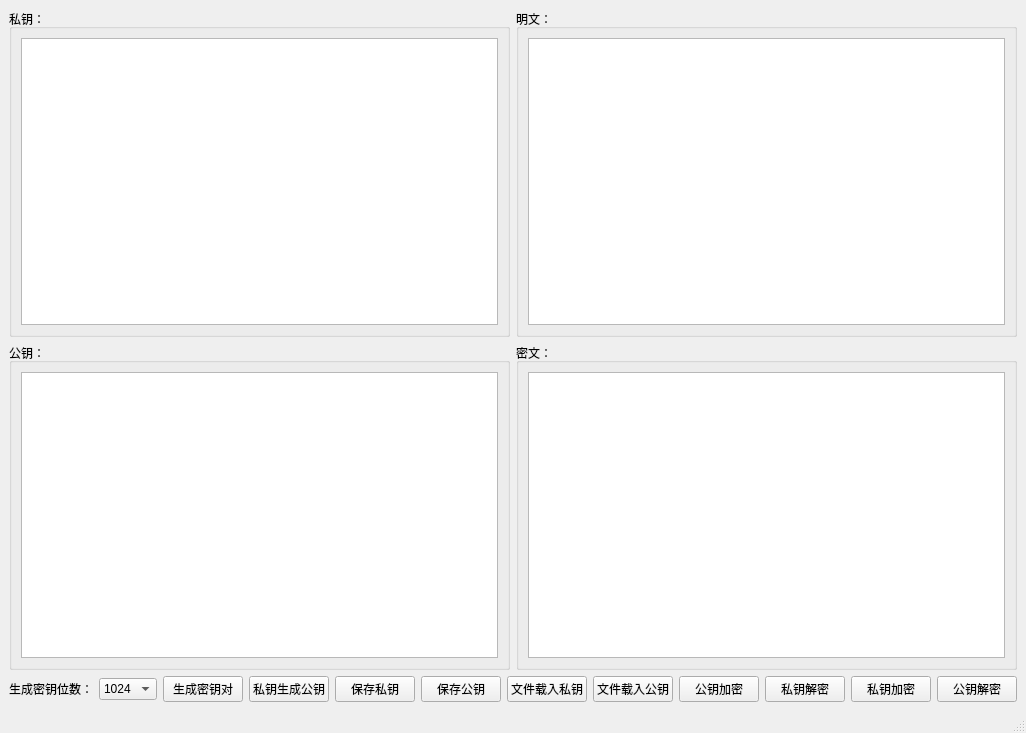
<?xml version="1.0" encoding="UTF-8"?>
<ui version="4.0">
 <class>MainWindow</class>
 <widget class="QMainWindow" name="MainWindow">
  <property name="geometry">
   <rect>
    <x>0</x>
    <y>0</y>
    <width>985</width>
    <height>733</height>
   </rect>
  </property>
  <property name="windowTitle">
   <string>QT RSA工具</string>
  </property>
  <widget class="QWidget" name="centralwidget">
   <layout class="QVBoxLayout" name="verticalLayout_7">
    <item>
     <layout class="QHBoxLayout" name="horizontalLayout_2">
      <item>
       <layout class="QVBoxLayout" name="verticalLayout_3">
        <item>
         <widget class="QGroupBox" name="groupBox_2">
          <property name="title">
           <string>私钥：</string>
          </property>
          <layout class="QVBoxLayout" name="verticalLayout_2">
           <item>
            <widget class="QPlainTextEdit" name="plainTextEdit"/>
           </item>
          </layout>
         </widget>
        </item>
        <item>
         <widget class="QGroupBox" name="groupBox">
          <property name="title">
           <string>公钥：</string>
          </property>
          <layout class="QVBoxLayout" name="verticalLayout">
           <item>
            <widget class="QPlainTextEdit" name="plainTextEdit_2"/>
           </item>
          </layout>
         </widget>
        </item>
       </layout>
      </item>
      <item>
       <layout class="QVBoxLayout" name="verticalLayout_6">
        <item>
         <widget class="QGroupBox" name="groupBox_3">
          <property name="title">
           <string>明文：</string>
          </property>
          <layout class="QVBoxLayout" name="verticalLayout_4">
           <item>
            <widget class="QPlainTextEdit" name="plainTextEdit_3"/>
           </item>
          </layout>
         </widget>
        </item>
        <item>
         <widget class="QGroupBox" name="groupBox_4">
          <property name="title">
           <string>密文：</string>
          </property>
          <layout class="QVBoxLayout" name="verticalLayout_5">
           <item>
            <widget class="QPlainTextEdit" name="plainTextEdit_4"/>
           </item>
          </layout>
         </widget>
        </item>
       </layout>
      </item>
     </layout>
    </item>
    <item>
     <layout class="QHBoxLayout" name="horizontalLayout">
      <item>
       <widget class="QLabel" name="label">
        <property name="text">
         <string>生成密钥位数：</string>
        </property>
       </widget>
      </item>
      <item>
       <widget class="QComboBox" name="comboBox">
        <item>
         <property name="text">
          <string>1024</string>
         </property>
        </item>
        <item>
         <property name="text">
          <string>2048</string>
         </property>
        </item>
        <item>
         <property name="text">
          <string>4096</string>
         </property>
        </item>
       </widget>
      </item>
      <item>
       <widget class="QPushButton" name="pushButton">
        <property name="text">
         <string>生成密钥对</string>
        </property>
       </widget>
      </item>
      <item>
       <widget class="QPushButton" name="pushButton_10">
        <property name="text">
         <string>私钥生成公钥</string>
        </property>
       </widget>
      </item>
      <item>
       <widget class="QPushButton" name="pushButton_2">
        <property name="text">
         <string>保存私钥</string>
        </property>
       </widget>
      </item>
      <item>
       <widget class="QPushButton" name="pushButton_3">
        <property name="text">
         <string>保存公钥</string>
        </property>
       </widget>
      </item>
      <item>
       <widget class="QPushButton" name="pushButton_4">
        <property name="text">
         <string>文件载入私钥</string>
        </property>
       </widget>
      </item>
      <item>
       <widget class="QPushButton" name="pushButton_5">
        <property name="text">
         <string>文件载入公钥</string>
        </property>
       </widget>
      </item>
      <item>
       <widget class="QPushButton" name="pushButton_6">
        <property name="text">
         <string>公钥加密</string>
        </property>
       </widget>
      </item>
      <item>
       <widget class="QPushButton" name="pushButton_7">
        <property name="text">
         <string>私钥解密</string>
        </property>
       </widget>
      </item>
      <item>
       <widget class="QPushButton" name="pushButton_8">
        <property name="text">
         <string>私钥加密</string>
        </property>
       </widget>
      </item>
      <item>
       <widget class="QPushButton" name="pushButton_9">
        <property name="text">
         <string>公钥解密</string>
        </property>
       </widget>
      </item>
     </layout>
    </item>
   </layout>
  </widget>
  <widget class="QMenuBar" name="menubar">
   <property name="geometry">
    <rect>
     <x>0</x>
     <y>0</y>
     <width>985</width>
     <height>23</height>
    </rect>
   </property>
  </widget>
  <widget class="QStatusBar" name="statusbar"/>
 </widget>
 <resources/>
 <connections/>
</ui>
